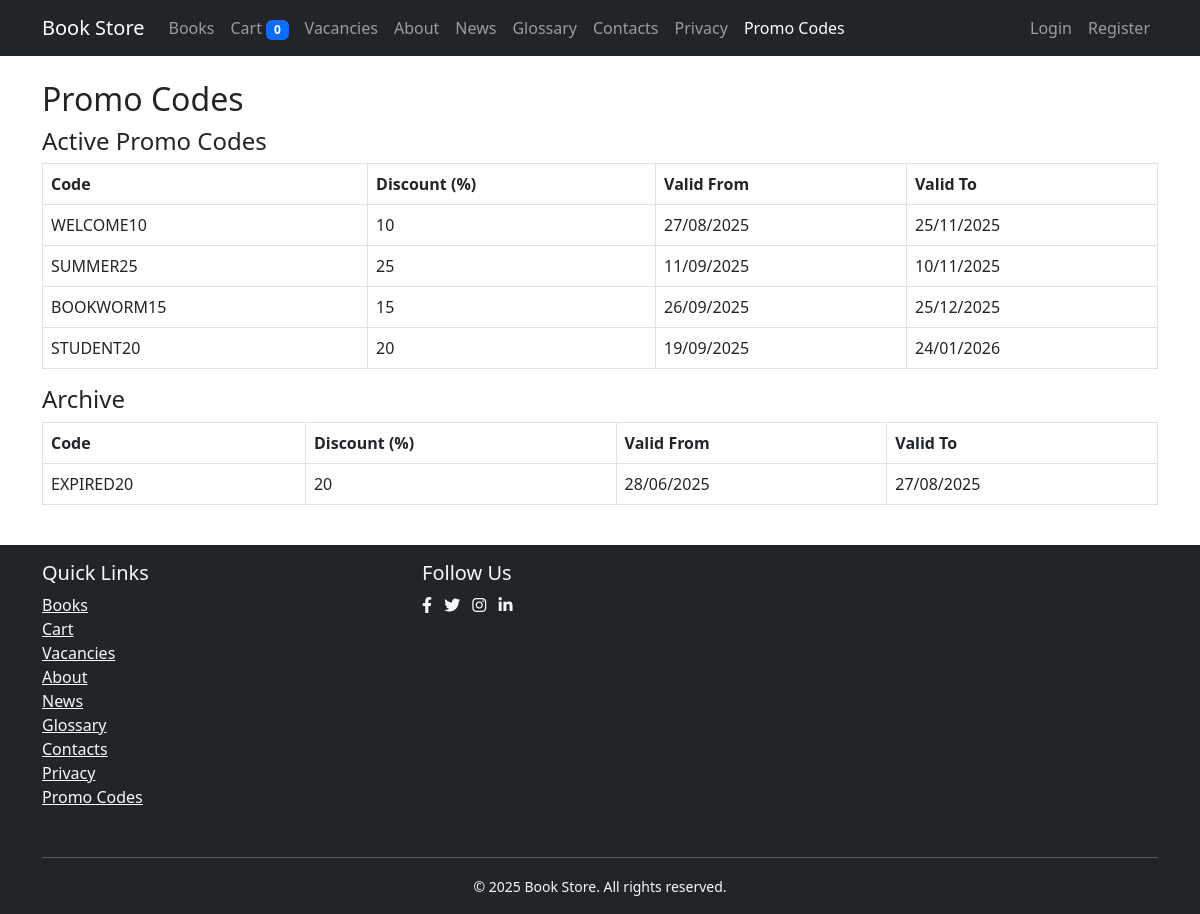
Page /promocodes/ on the committed database.
### books/models.py (models this page shows, shortened)
class PromoCode(models.Model):
    code = models.CharField(max_length=20, unique=True)
    discount_percent = models.PositiveIntegerField(default=0)
    active = models.BooleanField(default=True)
    valid_from = models.DateField()
    valid_to = models.DateField()

### books/views.py (the view)
# urls.py: path('promocodes/', enhanced_views.PromoCodeListView.as_view(), name='promocode_list'),
def promocode_list(request):
    from .models import PromoCode
    today = timezone.now().date()
    active = PromoCode.objects.filter(active=True, valid_from__lte=today, valid_to__gte=today)
    archive = PromoCode.objects.filter(active=False) | PromoCode.objects.filter(valid_to__lt=today)
    return render(request, 'books/promocode_list.html', {'active': active, 'archive': archive})

### books/context_processors.py (called while the page is built)
def cart(request):
    cart = request.session.get('cart', {})
    return {
        'cart': cart,
        'cart_count': len(cart)
    }

### templates/books/promocode_list.html (shortened to what this page needs)
{% extends 'base.html' %}
{% block content %}
<h2>Promo Codes</h2>
<h4>Active Promo Codes</h4>
<table class="table table-bordered">
    <thead><tr><th>Code</th><th>Discount (%)</th><th>Valid From</th><th>Valid To</th></tr></thead>
    <tbody>
    {% for promo in active %}
        <tr>
            <td>{{ promo.code }}</td>
            <td>{{ promo.discount_percent }}</td>
            <td>{{ promo.valid_from|date:'d/m/Y' }}</td>
            <td>{{ promo.valid_to|date:'d/m/Y' }}</td>
        </tr>
    {% empty %}
        <tr><td colspan="4">No active promo codes.</td></tr>
    {% endfor %}
    </tbody>
</table>
<h4>Archive</h4>
<table class="table table-bordered">
    <thead><tr><th>Code</th><th>Discount (%)</th><th>Valid From</th><th>Valid To</th></tr></thead>
    <tbody>
    {% for promo in archive %}
        <tr>
            <td>{{ promo.code }}</td>
            <td>{{ promo.discount_percent }}</td>
            <td>{{ promo.valid_from|date:'d/m/Y' }}</td>
            <td>{{ promo.valid_to|date:'d/m/Y' }}</td>
        </tr>
    {% empty %}
        <tr><td colspan="4">No archived promo codes.</td></tr>
    {% endfor %}
    </tbody>
</table>
{% endblock %}

### templates/base.html (style rules this page uses)
body { min-height: 100vh; display: flex; flex-direction: column; }

### rows in the picture
PromoCode: code "WELCOME10", discount_percent "10", valid_from "27/08/2025", valid_to "25/11/2025"
PromoCode: code "SUMMER25", discount_percent "25", valid_from "11/09/2025", valid_to "10/11/2025"
PromoCode: code "BOOKWORM15", discount_percent "15", valid_from "26/09/2025", valid_to "25/12/2025"
PromoCode: code "STUDENT20", discount_percent "20", valid_from "19/09/2025", valid_to "24/01/2026"
PromoCode: code "EXPIRED20", discount_percent "20", valid_from "28/06/2025", valid_to "27/08/2025"

### other values in the picture
{{ cart_count }} "0"
